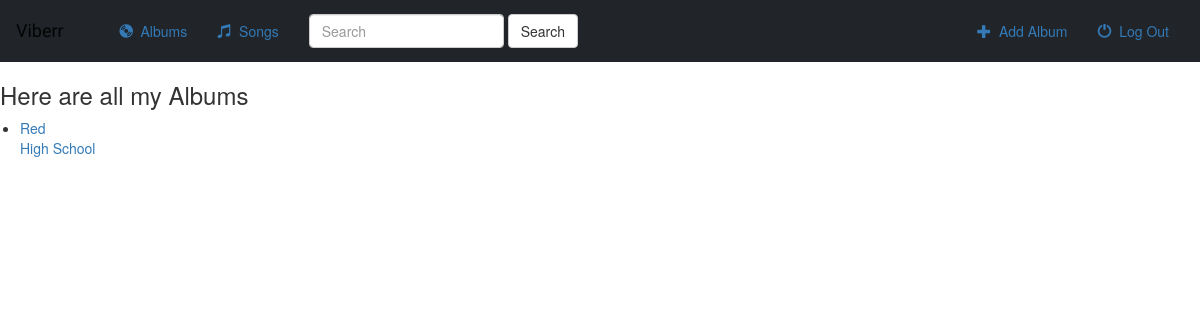
/music/, run on an earlier commit of the app's database.
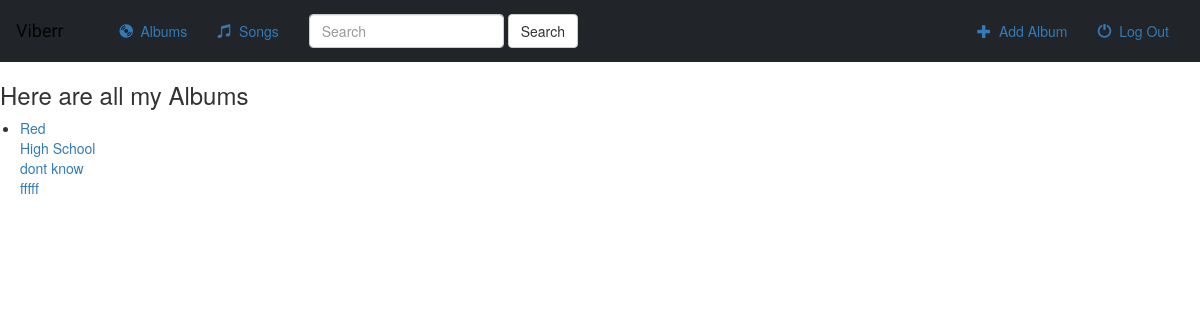
And on a later commit of the database.
### music/models.py (models this page shows, shortened)
class Album(models.Model):
    artist = models.CharField(max_length=250)
    alum_title =models.CharField(max_length=500)
    genre = models.CharField(max_length=100)
    alum_logo = models.ImageField()

### music/views.py (the view)
# urls.py: path('', views.IndexView.as_view(), name='index'),
class IndexView(generic.ListView):
    template_name = "music/index.html"
    context_object_name = 'object_list'
    def get_queryset(self):
        return Album.objects.all()

### music/templates/music/index.html (shortened to what this page needs)
{% extends 'music/base.html' %}
{% block body %}
    {% if object_list %}
        <h3>Here are all my Albums<br/></h3>
        <ul>
            <li>
                {% for album in object_list %}
                <a href="{% url 'music:detail' album.id %}">
                    {{album.alum_title}}<br/>
                </a>
                {% endfor %}
            </li>
        </ul>
        {% else %}
        <h3>You don't have any Albums</h3>
        {% endif %}
{% endblock body %}

### music/templates/music/base.html (shortened to what this page needs)
<!DOCTYPE html>
<html lang="en">
<head>
    {% load static %}
    <link href="https://cdn.jsdelivr.net/npm/bootstrap@5.0.2/dist/css/bootstrap.min.css" rel="stylesheet">
    <link rel="stylesheet" href="https://maxcdn.bootstrapcdn.com/bootstrap/3.4.0/css/bootstrap.min.css">
    <link rel="stylesheet" href="{% static 'style.css' %}">
</head>
<body>
    <nav class="navbar navbar-expand-lg navbar-light bg-dark">
        <div class="container-fluid">
        <a class="navbar-brand"  href="{% url 'music:index' %}">Viberr</a>
        <div class="collapse navbar-collapse" id="navbarNavAltMarkup">
            <ul class="nav navbar-nav">
                <li class="active">
                    <a class='active' href="{% url 'music:index' %}">
                        <span class="glyphicon glyphicon-cd"></span>&nbsp; Albums
                    </a>
                </li>
                <li>
                    <a href="#">
                        <span class="glyphicon glyphicon-music"></span>&nbsp; Songs
                    </a>
                </li>
        </ul>
        <form class="navbar-form navbar-left" role="search" method="get" action="#">
            <div class="form-group">
                <input class="form-control " type="text" placeholder="Search"  name="q" value="">
            </div>
            <button class="btn btn-default" type="submit">Search</button>
        </form>
        <ul class="nav navbar-nav navbar-right">
            <li class="">
                <a href="{% url 'music:album-add' %}">
                    <span class="glyphicon glyphicon-plus" aria-hidden="true"></span>&nbsp; Add Album
                </a>
            </li>
            <li class="">
                <a href="#">
                    <span class="glyphicon glyphicon-off" aria-hidden="true"></span>&nbsp; Log Out
                </a>
            </li>
        </ul>
      </div>
    </div>
  </nav>
  {% block body %}{% endblock body %}
</body>
</html>

### music/static/style.css (style rules this page uses)
body { background-color: white; background-image: url("image/download.png"); }
.navbar { border-radius: 0; }
.navbar-brand { font-family: Satisfy, cursive ; }

What changed in the data, as far as the page shows it:
added Album: alum_title "dont know"
added Album: alum_title "fffff"
